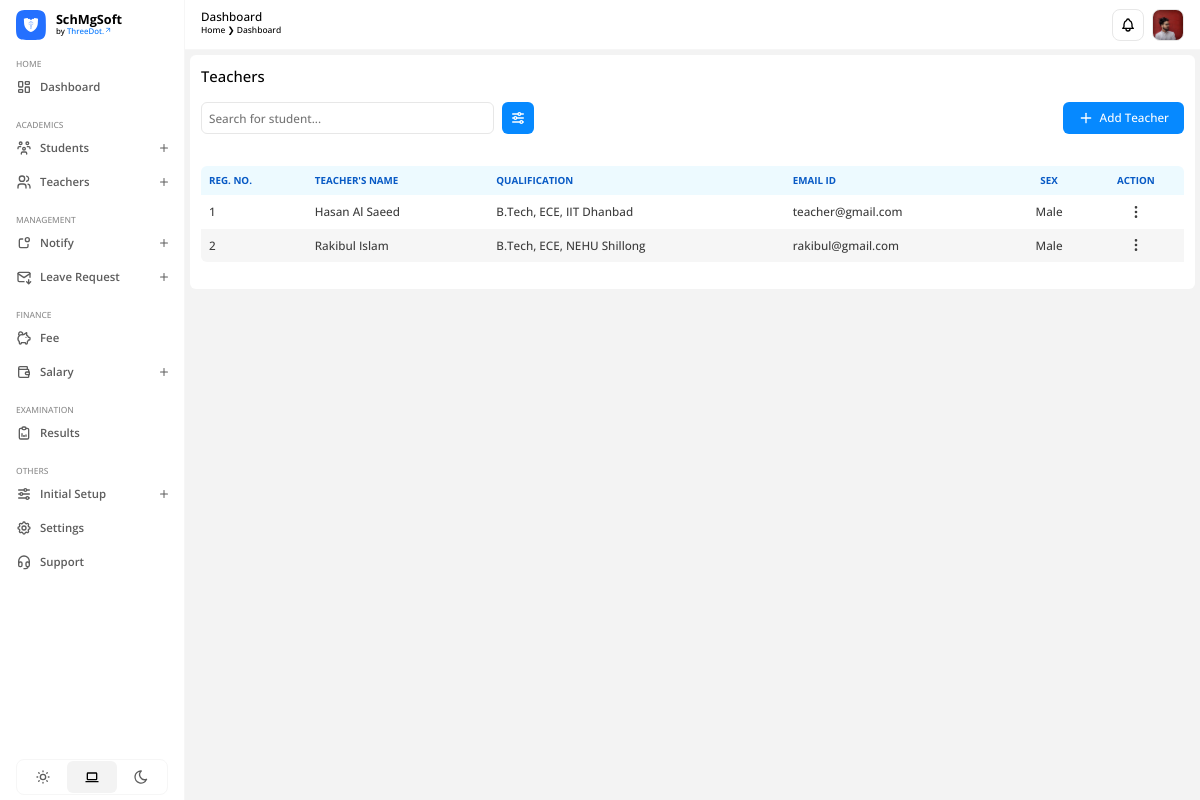
/academics/teachers/ (signed in), run on an earlier commit of the app's database.
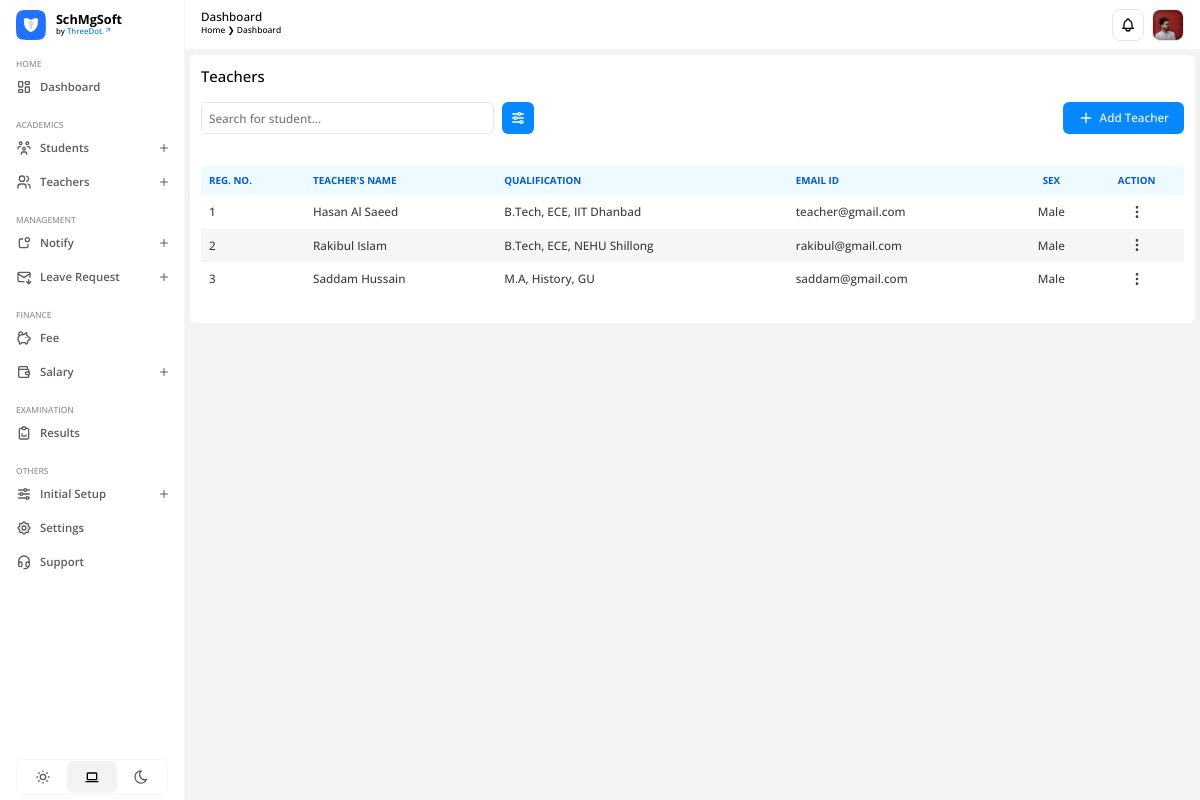
And on a later commit of the database.
### apps/users/models.py (models this page shows)
class CustomUser(AbstractUser):
    USER = (
        (1, 'ADMIN'),
        (2, 'TEACHER'),
        (3, 'STUDENT')
    )
    user_type = models.CharField(choices=USER, max_length=20, default=1)
    profile_pic = models.ImageField(upload_to='profile_pic/', null=True, blank=True)
    city = models.CharField(max_length=200, blank=True)
    country = models.CharField(max_length=200, blank=True)

### apps/academics/models.py (models this page shows, shortened)
class Teacher(models.Model):
    admin = models.OneToOneField(CustomUser, on_delete=models.CASCADE)
    gender = models.CharField(max_length=20)
    dob = models.DateField()
    mobile_number = models.PositiveIntegerField()
    pan_number = models.CharField(max_length=10)
    aadhaar_number = models.PositiveBigIntegerField()
    vill_town = models.CharField(max_length=200)
    post_office = models.CharField(max_length=200)
    police_station = models.CharField(max_length=200)
    district = models.CharField(max_length=200)
    permanent_address = models.CharField(max_length=300)
    state = models.CharField(max_length=200)
    pin = models.PositiveIntegerField()
    tenth_percentage = models.DecimalField(max_digits=4, decimal_places=2)
    twelfth_percentage = models.DecimalField(max_digits=4, decimal_places=2)
    qualification = models.CharField(max_length=500)
    bank_name = models.CharField(max_length=350)
    account_number = models.PositiveIntegerField()
    branch_name = models.CharField(max_length=350)
    ifsc = models.CharField(max_length=100)
    teacher_photo = models.ImageField(upload_to='media/profile_pic')
    cv_resume = models.FileField(upload_to='media/teachers/cv')
    created_at = models.DateTimeField(auto_now_add=True)
    updated_at = models.DateTimeField(auto_now=True)

### apps/academics/views.py (the view, shortened to what this page needs)
# urls.py: path('teachers/', views.teachers, name='teachers'),
@login_required(login_url='/')
def teachers(request):
    teachers = Teacher.objects.all()
    teacher_count = Teacher.objects.count()
    context = {
        'teachers': teachers,
        'teacher_count': teacher_count
    }
    return render(request, 'teachers.html', context)

### apps/academics/templates/teachers.html (shortened to what this page needs)
{% extends "base.html" %} {% load static %} {% block htmlhead %}
<link
  rel="stylesheet"
  type="text/css"
  href="{% static 'css/academics/teachers.css' %}"
/>
{% endblock htmlhead %} {% block content %}
<div id="teachers">
  <h3>Teachers</h3>
  <div class="header">
    <div class="search-filter">
      <input
        type="text"
        name="search-input"
        id="search-input"
        placeholder="Search for student..."
      />
      <button>
      </button>
    </div>
    <span id="add-teacher-form-btn">
      <p>Add Teacher</p>
    </span>
  </div>
  <div id="table-container">
    <table id="teacher-table">
      <thead>
        <tr>
          <th>REG. NO.</th>
          <th>TEACHER'S NAME</th>
          <th>QUALIFICATION</th>
          <th>EMAIL ID</th>
          <th style="text-align: center">SEX</th>
          <th style="text-align: center">ACTION</th>
        </tr>
      </thead>
      <tbody>
        {% for i in teachers %}
        <tr>
          <td>{{ forloop.counter }}</td>
          <td>{{ i.admin.first_name }}&nbsp;{{ i.admin.last_name }}</td>
          <td>{{ i.qualification }}</td>
          <td>{{ i.admin.email }}</td>
          <td style="text-align: center">{{ i.gender }}</td>
          <td
            style="
              text-align: center;
              display: flex;
              align-items: center;
              justify-content: center;
            "
          >
            <button class="action-btn">
            </button>
          </td>
        </tr>
        {% endfor %}
      </tbody>
    </table>
  </div>
</div>
{% include "add-teacher-form.html" %}
{% endblock %}

### SchMgSoft/templates/base.html (shortened to what this page needs)
{% load static %}
<!DOCTYPE html>
<html lang="en">
  <head>
    <link
      rel="stylesheet"
      type="text/css"
      href="{% static 'css/style.css' %}"
    />
    {% block htmlhead %} {% endblock htmlhead %}
  </head>
  <body class="light-mode">
    {% include "header.html" %}
    {% include "sidebar.html" %}
    <main id="main-content">{% block content %} {% endblock %}</main>
  </body>
</html>

### SchMgSoft/templates/header.html (shortened to what this page needs)
{% load static %}
{% block content %}
<header>
  <div class="left">
    <h3>Dashboard</h3>
    <div class="breadcrumb">
      <p>Home &#10095; Dashboard</p>
    </div>
  </div>
  <div class="right">
    <div id="notification-icon">
    </div>
    <div id="profile">
      {% if not user.profile_pic %}
      <img
        src="https://images.unsplash.com/photo-1522075469751-3a6694fb2f61?crop=entropy&cs=srgb&fm=jpg&ixid=M3wzMjM4NDZ8MHwxfHJhbmRvbXx8fHx8fHx8fDE3MjA2ODA4NTB8&ixlib=rb-4.0.3&q=85"
        alt="Profile Photo."
      />
      {% else %}
      <img src="{{ user.profile_pic.url }}" alt="Profile Photo." />
      {% endif %}
    </div>
  </div>
</header>
{% endblock %}
{% block extracss %}
<link rel="stylesheet" type="text/css" href="{% static 'css/header.css' %}" />
{% endblock %}

### SchMgSoft/templates/sidebar.html (shortened to what this page needs)
{% load static %}
{% load active_link_tags %}
{% block content %}
<aside id="sidebar">
  <div id="logo">
    <div id="logo-image">
    </div>
    <div id="logo-name">
      <h3>SchMgSoft</h3>
      <p>
        by
        <a href="https://threedot.in/" target="_blank" rel="noopener noreferrer"
          >ThreeDot.</a>
      </p>
    </div>
  </div>
  {% if user.user_type == '1' %}
  <section id="navbar">
    <div class="group">
      <p class="title">HOME</p>
      <a href="{% url 'home' %}" class="{% active_link 'home' 'active' %}">
        <span class="left">
          <p>Dashboard</p>
        </span>
      </a>
    </div>
    <div class="group">
      <p class="title">ACADEMICS</p>
      <div class="menu">
        <div class="menu-item {% active_link 'students' 'active' %}">
          <span class="left">
            <p>Students</p>
          </span>
          <span class="right">
            <div class="dropdown">
            </div>
          </span>
        </div>
      </div>
      <div class="menu">
        <div class="menu-item {% active_link 'teachers' 'active' %}">
          <span class="left">
            <p>Teachers</p>
          </span>
          <span class="right">
            <div class="dropdown">
            </div>
          </span>
        </div>
      </div>
    </div>
    <div class="group">
      <p class="title">MANAGEMENT</p>
      <div class="menu">
        <div class="menu-item">
          <span class="left">
            <p>Notify</p>
          </span>
          <span class="right">
            <div class="dropdown">
            </div>
          </span>
        </div>
      </div>
      <div class="menu">
        <div class="menu-item">
          <span class="left">
            <p>Leave Request</p>
          </span>
          <span class="right">
            <div class="dropdown">
            </div>
          </span>
        </div>
      </div>
    </div>
    <div class="group">
      <p class="title">FINANCE</p>
      <a href="#">
        <span class="left">
          <p>Fee</p>
        </span>
      </a>
      <div class="menu">
        <div class="menu-item">
          <span class="left">
            <p>Salary</p>
          </span>
          <span class="right">
            <div class="dropdown">
            </div>
          </span>
        </div>
      </div>
    </div>
    <div class="group">
      <p class="title">EXAMINATION</p>
      <a href="#">
        <span class="left">
          <p>Results</p>
        </span>
      </a>
    </div>
    <div class="group">
      <p class="title">OTHERS</p>
      <div class="menu">
        <div class="menu-item {% active_link 'add-session || add-class || add-subject' 'active' %}">
          <span class="left">
            <p>Initial Setup</p>
          </span>
          <span class="right">
            <div class="dropdown">
            </div>
          </span>
        </div>
      </div>
      <a href="#">
        <span class="left">
          <p>Settings</p>
        </span>
      </a>
      <a href="#">
        <span class="left">
          <p>Support</p>
        </span>
      </a>
    </div>
  </section>
  {% endif %}
  <div id="mode-toggler">
    <span id="light-mode">
    </span>
    <span id="system-default-mode">
    </span>
    <span id="dark-mode">
    </span>
  </div>
</aside>
{% endblock %}
{% block extracss %}
<link rel="stylesheet" type="text/css" href="{% static 'css/sidebar.css' %}" />
{% endblock %}

### apps/academics/templates/add-teacher-form.html (shortened to what this page needs)
{% load static %}
{% block extracss %}
<link
  rel="stylesheet"
  type="text/css"
  href="{% static 'css/academics/add-teacher-form.css' %}"
/>
{% endblock %}

### SchMgSoft/static/css/style.css (style rules this page uses)
:root { --accent-clr-50: #edfaff; --accent-clr-100: #d6f1ff; --accent-clr-200: #b5e9ff; --accent-clr-300: #83ddff; --accent-clr-400: #48c7ff; --accent-clr-500: #1ea8ff; --accent-clr-600: #0689ff; --accent-clr-700: #0075fe; --accent-clr-800: #085ac5; --accent-clr-900: #0d4e9b; --accent-clr-950: #0e305d; --round-sm: 0.125rem; --round-norm: 0.25rem; --round-md: 0.375rem; --round-lg: 0.5rem; --round-xl: 0.75rem; --round-2xl: 1rem; --round-3xl: 1.5rem; --round-full: 50%; --transition-time: 0.15s; --animation-time: 0.3s; }
*, *:before, *:after { margin: 0; padding: 0; box-sizing: border-box; font-family: 'Open Sans', sans-serif; font-synthesis: none; -webkit-font-smoothing: antialiased; -moz-osx-font-smoothing: grayscale; text-rendering: optimizeLegibility; }
html { scroll-behavior: smooth; }
body { margin: 0; padding: 0; min-width: 100%; min-height: 100vh; font-family: 'Open Sans', sans-serif; font-synthesis: none; -webkit-font-smoothing: antialiased; -moz-osx-font-smoothing: grayscale; text-rendering: optimizeLegibility; overflow: hidden; }
body.light-mode { --text-clr-50: #f6f6f6; --text-clr-100: #e7e7e7; --text-clr-200: #d1d1d1; --text-clr-300: #b0b0b0; --text-clr-400: #9c9c9c; --text-clr-500: #8c8c8c; --text-clr-600: #5d5d5d; --text-clr-700: #4f4f4f; --text-clr-800: #454545; --text-clr-900: #3d3d3d; --text-clr-950: #000000; --bg-clr: #f3f3f3; --bg-component: #ffffff; --bg-icon: #f3f3f3; --bg-blur: rgba(255, 255, 255, 0.3); --border-clr: rgba(0, 0, 0, 0.05); --overlay: linear-gradient(180deg, rgba(0, 0, 0, 0.01), rgba(0, 0, 0, 0.5)); }
a { padding: 0; margin: 0; text-decoration: none; cursor: pointer; }
p, h1, h2, h3, h4, h5, h6 { padding: 0; margin: 0; }
#main-content { position: absolute; top: 50px; right: 0; padding: 5px; width: calc(100% - 185px); height: calc(100% - 50px); background-color: var(--bg-clr); overflow: hidden; }

### SchMgSoft/static/css/header.css (style rules this page uses)
header { position: absolute; top: 0; right: 0; padding: 9px 16px; width: calc(100% - 185px); height: 50px; display: flex; align-items: center; justify-content: space-between; background-color: var(--bg-component); border-bottom: 1px solid var(--text-clr-50); }
header .left, header .right { height: 100%; display: flex; }
header .left { flex-direction: column; align-items: start; justify-content: left; }
header .left h3 { font-size: 0.731rem; font-weight: 500; text-align: left; color: var(--text-clr-950); }
header .left .breadcrumb { display: flex; }
header .left .breadcrumb p { font-size: 0.531rem; font-weight: 500; text-align: left; color: var(--text-clr-950); }
header .right { gap: 8px; align-items: center; justify-content: right; }
header .right #profile, header .right #notification-icon { width: 32px; height: 32px; display: flex; align-items: center; justify-content: center; border: 1px solid var(--text-clr-100); border-radius: var(--round-lg); cursor: pointer; overflow: hidden; }
header .right #profile img { width: 100%; height: 100%; object-fit: cover; }
header .right #notification-icon svg { width: 16px; height: 16px; object-fit: contain; color: var(--text-clr-950); }

What changed in the data, as far as the page shows it:
added Teacher: admin.first_name "Saddam", admin.last_name "Hussain", qualification "M.A, History, GU", admin.email "saddam@gmail.com", gender "Male"
